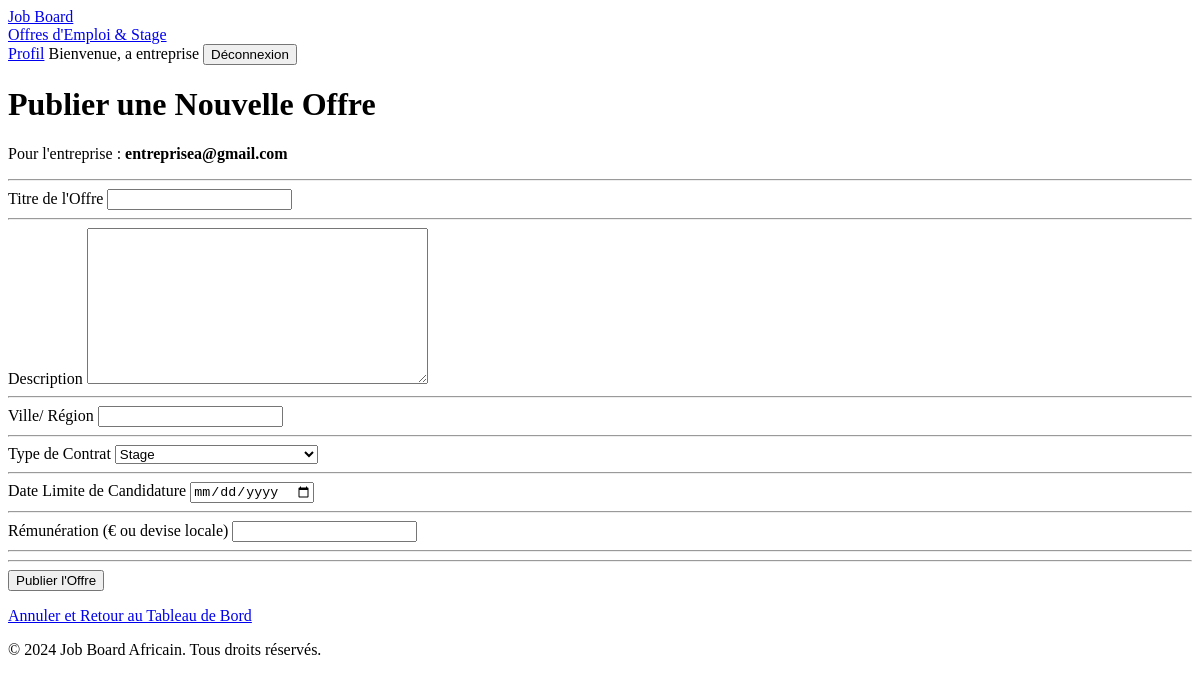
The page /offers/creer/ (signed in) on the database its author committed.
### accounts/models.py (models this page shows, shortened)
class CustomUser(AbstractBaseUser, PermissionsMixin):
    email = models.EmailField(unique=True, verbose_name='Addresse Email')
    first_name = models.CharField(max_length=150, blank=True, verbose_name='Prénom')
    last_name = models.CharField(max_length=150, blank=True, verbose_name='Nom')
    username = models.CharField(max_length=150, unique=True, null=True, blank=True)
    user_type = models.CharField(max_length=15, choices=UserType.choices, default=UserType.CANDIDATE, verbose_name="Type de compte")
    is_staff = models.BooleanField(default=False)
    is_active = models.BooleanField(default=True)
    date_joined = models.DateTimeField(auto_now_add=True)
    objects = CustomUserManager()
    USERNAME_FIELD = 'email'
    EMAIL_FIELD = 'email'
    REQUIRED_FIELDS = ['first_name', 'last_name',]
    class Meta:
        verbose_name = 'Utilisateur'
        verbose_name_plural = 'Utilisateurs'
    def get_full_name(self):
        return f"{self.first_name} {self.last_name}".strip()

class CompanyProfile(models.Model):
    user = models.OneToOneField(CustomUser, on_delete=models.CASCADE, primary_key=True, limit_choices_to={'user_type': UserType.COMPANY})
    nom_entreprise = models.CharField(max_length=100, unique=True)
    adresse = models.CharField(max_length=255, blank=True, verbose_name="Addresse")
    secteur_activite = models.CharField(max_length=255)
    description = models.TextField(verbose_name="Description de l'entreprise")
    site_web = models.URLField(max_length=200, null=True)
    telephone = models.CharField(max_length=100, blank=True)

### offers/views.py (the view)
# urls.py: path('creer/', create_offer, name='create_offer'),
@login_required
def create_offer(request):
    user = request.user
    if user.user_type != UserType.COMPANY:
        messages.error(request, "Accès refusé. Seules les Entreprises peuvent publier des offres.")
        return redirect('core:index')
    elif user.user_type == UserType.COMPANY:
        profile = request.user.companyprofile
        if not profile.nom_entreprise or not profile.description:
            return redirect('accounts:update_profile')
    company_profile = user.companyprofile
    if request.method == 'POST':
        print("--- DEBUG POST DATA ---")
        print("Compétences recues (required_skills):", request.POST.get('required_skills'))
        print("-----------------------")
        form = JobOfferForm(request.POST)
        if form.is_valid():
            offer = form.save(commit=False)
            offer.company = company_profile
            offer.is_active = True # L'offre est active par défaut
            offer.save()
            form.save_m2m() # Nécessaire après l'enregistrement initial de l'offre
            messages.success(request, f"L'offre '{offer.titre}' a été publiée avec succès !")
            return redirect('accounts:company_dashboard')
    else:
        form = JobOfferForm()
    context = {
        'form': form,
        'company_profile': company_profile
    }
    return render(request, 'offers/create_offer.html', context)

### offers/forms.py (shortened to what this page needs)
class JobOfferForm(forms.ModelForm):
    date_expiration = forms.DateField(
        widget=forms.DateInput(attrs={'type': 'date'}),
        label="Date Limite de Candidature"
    )
    class Meta:
        model = JobOffer
        exclude = ('company', 'date_publication', 'is_active',)
        labels = {
            'titre': 'Titre de l\'Offre',
            'offer_type': 'Type d\'Opportunité',
            'contract_type': 'Type de Contrat',
            'remuneration': 'Rémunération (€ ou devise locale)',
        }
        fields = [
            'titre', 'description', 'localisation', 'contract_type', 'date_expiration', 'remuneration', 'required_skills'
        ]

### offers/templates/offers/create_offer.html (shortened to what this page needs)
{% extends 'base.html' %}
{% load static %}
{% block extra_css %}
    <link rel="stylesheet" href="{% static 'offers/css/tagify.css' %}">
{% endblock extra_css %}
{% block content %}
    <div class="container">
        <h1>Publier une Nouvelle Offre</h1>
        <p>Pour l'entreprise : <strong>{{ company_profile.nom_entreprise }}</strong></p>
        <hr>
        <form method="post" action="{% url 'offers:create_offer' %}" enctype="multipart/form-data">
            {% for field in form %}
                {% if field.name != 'required_skills' %}
                    <div class="form-group">
                        <label for="{{ field.id_for_label }}">{{ field.label }}</label>
                        {{ field }}
                    </div>
                    <hr>
                {% endif %}
            {% endfor %}
            <hr>
            <input type="submit" value = "Publier l'Offre" class="btn btn-success">
        </form>
    </div>
    <p class="mt-3">
        <a href="{% url 'accounts:company_dashboard' %}">Annuler et Retour au Tableau de Bord</a>
    </p>
{% endblock content %}

### templates/base.html (shortened to what this page needs)
{% load static %}
<!DOCTYPE html>
<html lang="fr">
<head>
    {% block extra_css %}
    {% endblock extra_css %}
    </head>
<body>
    <header>
        <nav class="navbar">
            <a href="{% url 'core:index' %}" class="logo">Job Board</a>
            <div class="nav-links">
                <a href="{% url 'offers:offer_list' %}">Offres d'Emploi & Stage</a>
                <br/>
                {% if user.is_authenticated %}
                    {% if user.user_type == 'CANDIDAT' %}
                        <a href="{% url 'applications:candidate_dashboard' %}">Mon Tableau de Bord</a><br/>
                        <a href="{% url 'accounts:update_profile' %}" class="btn btn-secondary">Mon Profil</a><br/>
                    {% elif user.user_type == 'COMPANY' %}
                        <a href="{% url 'accounts:company_dashboard' %}">Tableau de Bord Recruteur</a>
                        <a href="{% url 'offers:create_offer' %}" class="btn btn-success">Publier une Offre</a><br/>
                        <a href="{% url 'accounts:update_profile' %}" class="btn btn-secondary">Mon Profil Entreprise</a><br/>
                    {% else %}
                        <a href="{% url 'accounts:update_profile' %}">Profil</a>
                    {% endif %}
                    <span>Bienvenue, {{ user.get_full_name|default:user.email }}</span>
                    <form action="{% url 'accounts:logout' %}" method="post" style="display:inline;">
                        <button type="submit" class="btn btn-danger">Déconnexion</button>
                    </form>
                {% else %}
                    <a href="{% url 'accounts:login' %}" class="btn btn-primary">Se Connecter</a>
                    <a href="{% url 'accounts:register' %}" class="btn btn-outline">S'inscrire</a>
                {% endif %}
            </div>
        </nav>
    </header>
    <main class="container">
        {% block content %}
        {% endblock content %}
    </main>
    <footer>
        <p>&copy; 2024 Job Board Africain. Tous droits réservés.</p>
    </footer>
</body>
</html>

### offers/static/offers/css/tagify.css (style rules this page uses)
:root { --tagify-dd-color-primary:rgb(53,149,246);--tagify-dd-text-color:black;--tagify-dd-bg-color:white;--tagify-dd-item-pad:.3em .5em;--tagify-dd-max-height:300px }

### rows shown on the page
CustomUser: get_full_name "a entreprise"
CompanyProfile: nom_entreprise "entreprisea@gmail.com"

### other values the page prints
{{ field.label }} "Titre de l'Offre" "Description" "Ville/ Région" "Type de Contrat" "Date Limite de Candidature" "Rémunération (€ ou devise locale)"
